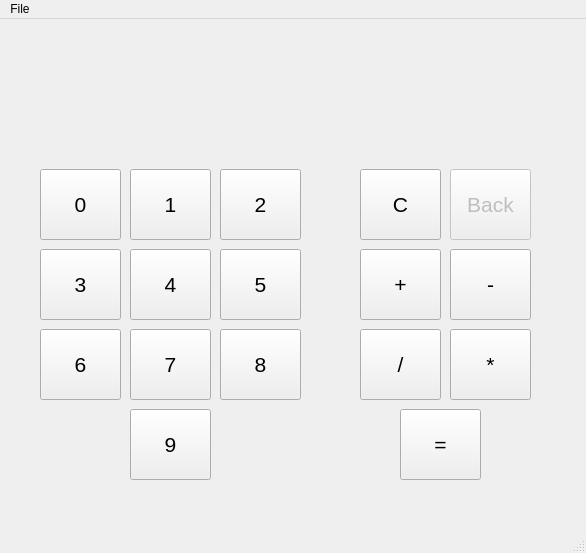
<?xml version="1.0" encoding="UTF-8"?>
<ui version="4.0">
 <class>MainWindow</class>
 <widget class="QMainWindow" name="MainWindow">
  <property name="geometry">
   <rect>
    <x>0</x>
    <y>0</y>
    <width>586</width>
    <height>553</height>
   </rect>
  </property>
  <property name="windowTitle">
   <string>MainWindow</string>
  </property>
  <widget class="QWidget" name="centralwidget">
   <widget class="QLabel" name="outputLbl">
    <property name="geometry">
     <rect>
      <x>40</x>
      <y>20</y>
      <width>511</width>
      <height>71</height>
     </rect>
    </property>
    <property name="font">
     <font>
      <pointsize>26</pointsize>
     </font>
    </property>
    <property name="layoutDirection">
     <enum>Qt::RightToLeft</enum>
    </property>
    <property name="text">
     <string/>
    </property>
    <property name="alignment">
     <set>Qt::AlignCenter</set>
    </property>
   </widget>
   <widget class="QPushButton" name="Btn_0">
    <property name="geometry">
     <rect>
      <x>40</x>
      <y>150</y>
      <width>81</width>
      <height>71</height>
     </rect>
    </property>
    <property name="font">
     <font>
      <pointsize>16</pointsize>
     </font>
    </property>
    <property name="text">
     <string>0</string>
    </property>
   </widget>
   <widget class="QPushButton" name="Btn_2">
    <property name="geometry">
     <rect>
      <x>220</x>
      <y>150</y>
      <width>81</width>
      <height>71</height>
     </rect>
    </property>
    <property name="font">
     <font>
      <pointsize>16</pointsize>
     </font>
    </property>
    <property name="text">
     <string>2</string>
    </property>
   </widget>
   <widget class="QPushButton" name="Btn_1">
    <property name="geometry">
     <rect>
      <x>130</x>
      <y>150</y>
      <width>81</width>
      <height>71</height>
     </rect>
    </property>
    <property name="font">
     <font>
      <pointsize>16</pointsize>
     </font>
    </property>
    <property name="text">
     <string>1</string>
    </property>
   </widget>
   <widget class="QPushButton" name="Btn_3">
    <property name="geometry">
     <rect>
      <x>40</x>
      <y>230</y>
      <width>81</width>
      <height>71</height>
     </rect>
    </property>
    <property name="font">
     <font>
      <pointsize>16</pointsize>
     </font>
    </property>
    <property name="text">
     <string>3</string>
    </property>
   </widget>
   <widget class="QPushButton" name="Btn_4">
    <property name="geometry">
     <rect>
      <x>130</x>
      <y>230</y>
      <width>81</width>
      <height>71</height>
     </rect>
    </property>
    <property name="font">
     <font>
      <pointsize>16</pointsize>
     </font>
    </property>
    <property name="text">
     <string>4</string>
    </property>
   </widget>
   <widget class="QPushButton" name="Btn_5">
    <property name="geometry">
     <rect>
      <x>220</x>
      <y>230</y>
      <width>81</width>
      <height>71</height>
     </rect>
    </property>
    <property name="font">
     <font>
      <pointsize>16</pointsize>
     </font>
    </property>
    <property name="text">
     <string>5</string>
    </property>
   </widget>
   <widget class="QPushButton" name="Btn_6">
    <property name="geometry">
     <rect>
      <x>40</x>
      <y>310</y>
      <width>81</width>
      <height>71</height>
     </rect>
    </property>
    <property name="font">
     <font>
      <pointsize>16</pointsize>
     </font>
    </property>
    <property name="text">
     <string>6</string>
    </property>
   </widget>
   <widget class="QPushButton" name="Btn_7">
    <property name="geometry">
     <rect>
      <x>130</x>
      <y>310</y>
      <width>81</width>
      <height>71</height>
     </rect>
    </property>
    <property name="font">
     <font>
      <pointsize>16</pointsize>
     </font>
    </property>
    <property name="text">
     <string>7</string>
    </property>
   </widget>
   <widget class="QPushButton" name="Btn_8">
    <property name="geometry">
     <rect>
      <x>220</x>
      <y>310</y>
      <width>81</width>
      <height>71</height>
     </rect>
    </property>
    <property name="font">
     <font>
      <pointsize>16</pointsize>
     </font>
    </property>
    <property name="text">
     <string>8</string>
    </property>
   </widget>
   <widget class="QPushButton" name="Btn_9">
    <property name="geometry">
     <rect>
      <x>130</x>
      <y>390</y>
      <width>81</width>
      <height>71</height>
     </rect>
    </property>
    <property name="font">
     <font>
      <pointsize>16</pointsize>
     </font>
    </property>
    <property name="text">
     <string>9</string>
    </property>
   </widget>
   <widget class="QPushButton" name="Btn_plus">
    <property name="geometry">
     <rect>
      <x>360</x>
      <y>230</y>
      <width>81</width>
      <height>71</height>
     </rect>
    </property>
    <property name="font">
     <font>
      <pointsize>16</pointsize>
     </font>
    </property>
    <property name="text">
     <string>+</string>
    </property>
   </widget>
   <widget class="QPushButton" name="Btn_minus">
    <property name="geometry">
     <rect>
      <x>450</x>
      <y>230</y>
      <width>81</width>
      <height>71</height>
     </rect>
    </property>
    <property name="font">
     <font>
      <pointsize>16</pointsize>
     </font>
    </property>
    <property name="text">
     <string>-</string>
    </property>
   </widget>
   <widget class="QPushButton" name="Btn_multiply">
    <property name="geometry">
     <rect>
      <x>450</x>
      <y>310</y>
      <width>81</width>
      <height>71</height>
     </rect>
    </property>
    <property name="font">
     <font>
      <pointsize>16</pointsize>
     </font>
    </property>
    <property name="text">
     <string>*</string>
    </property>
   </widget>
   <widget class="QPushButton" name="Btn_divide">
    <property name="geometry">
     <rect>
      <x>360</x>
      <y>310</y>
      <width>81</width>
      <height>71</height>
     </rect>
    </property>
    <property name="font">
     <font>
      <pointsize>16</pointsize>
     </font>
    </property>
    <property name="text">
     <string>/</string>
    </property>
   </widget>
   <widget class="QPushButton" name="Btn_sum">
    <property name="geometry">
     <rect>
      <x>400</x>
      <y>390</y>
      <width>81</width>
      <height>71</height>
     </rect>
    </property>
    <property name="font">
     <font>
      <pointsize>16</pointsize>
     </font>
    </property>
    <property name="text">
     <string>=</string>
    </property>
   </widget>
   <widget class="QPushButton" name="Btn_Clear">
    <property name="geometry">
     <rect>
      <x>360</x>
      <y>150</y>
      <width>81</width>
      <height>71</height>
     </rect>
    </property>
    <property name="font">
     <font>
      <pointsize>16</pointsize>
     </font>
    </property>
    <property name="text">
     <string>C</string>
    </property>
   </widget>
   <widget class="QPushButton" name="Btn_Back">
    <property name="enabled">
     <bool>false</bool>
    </property>
    <property name="geometry">
     <rect>
      <x>450</x>
      <y>150</y>
      <width>81</width>
      <height>71</height>
     </rect>
    </property>
    <property name="font">
     <font>
      <pointsize>16</pointsize>
     </font>
    </property>
    <property name="text">
     <string>Back</string>
    </property>
   </widget>
  </widget>
  <widget class="QMenuBar" name="menubar">
   <property name="geometry">
    <rect>
     <x>0</x>
     <y>0</y>
     <width>586</width>
     <height>21</height>
    </rect>
   </property>
   <widget class="QMenu" name="menuFile">
    <property name="title">
     <string>File</string>
    </property>
    <addaction name="actionClose"/>
   </widget>
   <addaction name="menuFile"/>
  </widget>
  <widget class="QStatusBar" name="statusbar"/>
  <action name="actionClose">
   <property name="text">
    <string>Close</string>
   </property>
  </action>
 </widget>
 <resources/>
 <connections/>
</ui>
